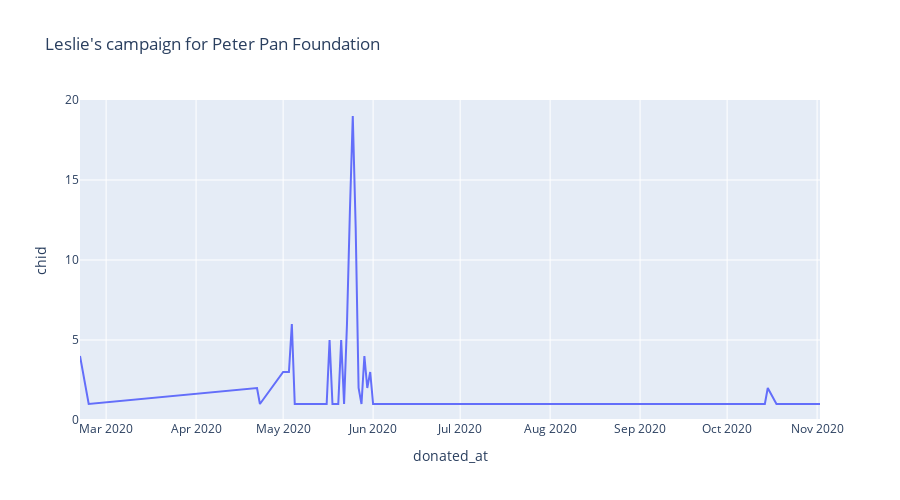

The notebook cell saved with this chart:
### Code cell
# 개별 프로젝트 일자별 펀딩 추이
s4_ = pd.merge(s4, donation, how = 'inner', on = 'chid').groupby('donated_at')[["amount_d", "chid"]]
s4_daily = s4_.agg({'amount_d':'sum','chid':'count'}).sort_values('donated_at', ascending=True).reset_index()
fig = px.line(s4_daily, x='donated_at', y='chid', height=500, title="Leslie's campaign for Peter Pan Foundation")
fig.show()

### Figure 1 — Plotly figure (JSON) as saved in the notebook; plotly's stock layout.template omitted (floating-point values rounded to 4 significant figures)
{"data": [{"hovertemplate": "donated_at=%{x}<br>chid=%{y}<extra></extra>", "legendgroup": "", "line": {"color": "#636efa", "dash": "solid"}, "mode": "lines", "name": "", "orientation": "v", "showlegend": false, "type": "scatter", "x": ["2020-02-21", "2020-02-24", "2020-04-22", "2020-04-23", "2020-05-01", "2020-05-02", "2020-05-03", "2020-05-04", "2020-05-05", "2020-05-07", "2020-05-16", "2020-05-17", "2020-05-18", "2020-05-20", "2020-05-21", "2020-05-22", "2020-05-23", "2020-05-24", "2020-05-25", "2020-05-26", "2020-05-27", "2020-05-28", "2020-05-29", "2020-05-30", "2020-05-31", "2020-06-01", "2020-06-07", "2020-06-08", "2020-06-13", "2020-06-24", "2020-08-07", "2020-08-16", "2020-08-26", "2020-09-29", "2020-09-30", "2020-10-11", "2020-10-14", "2020-10-15", "2020-10-18", "2020-10-19", "2020-10-24", "2020-10-31", "2020-11-02"], "xaxis": "x", "y": [4, 1, 2, 1, 3, 3, 3, 6, 1, 1, 1, 5, 1, 1, 5, 1, 6, 13, 19, 12, 2, 1, 4, 2, 3, 1, 1, 1, 1, 1, 1, 1, 1, 1, 1, 1, 1, 2, 1, 1, 1, 1, 1], "yaxis": "y"}], "layout": {"height": 500, "legend": {"tracegroupgap": 0}, "title": {"text": "Leslie's campaign for Peter Pan Foundation"}, "xaxis": {"anchor": "y", "domain": [0, 1], "title": {"text": "donated_at"}}, "yaxis": {"anchor": "x", "domain": [0, 1], "title": {"text": "chid"}}}}
